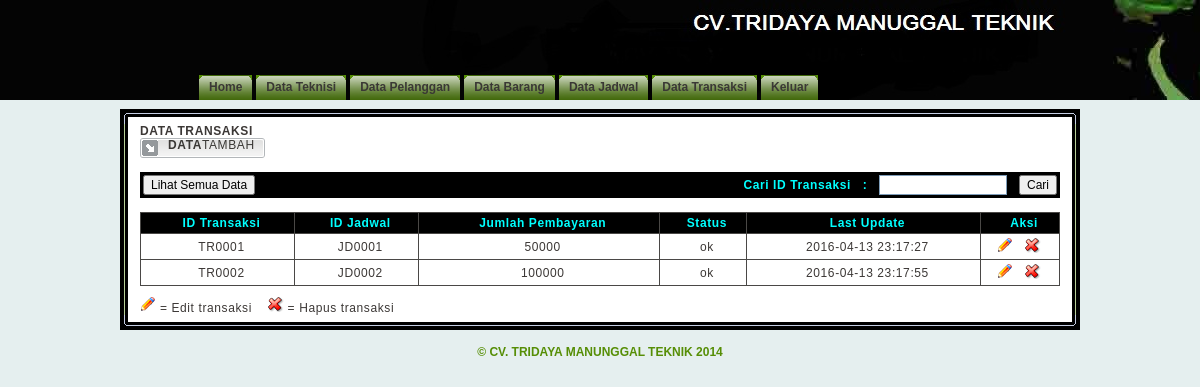
/admin.php?page=transaksi_mgr (signed in), run on an earlier commit of the app's database.
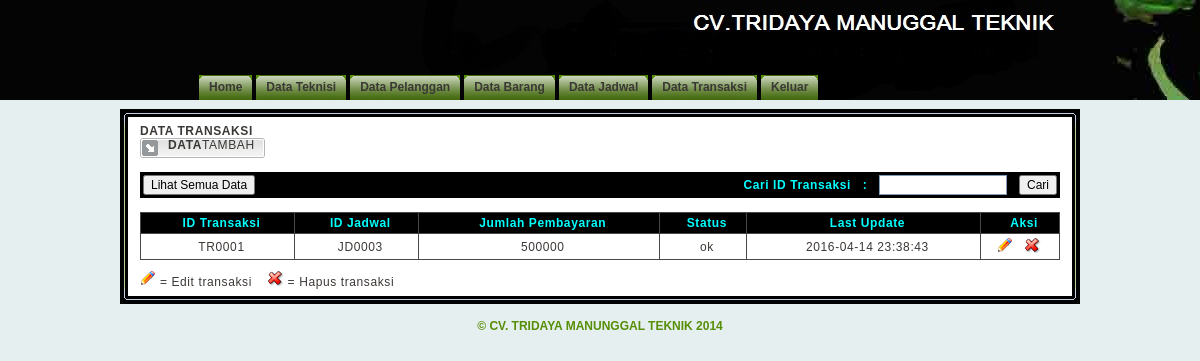
And on a later commit of the database.
### tables this page shows
CREATE TABLE `transaksi` (
  `id_transaksi` varchar(6) NOT NULL,
  `id_jadwal` varchar(6) DEFAULT NULL,
  `jum_pembayaran` double(15,0) DEFAULT NULL,
  `last_update` datetime DEFAULT '2016-04-04 00:00:00',
  PRIMARY KEY (`id_transaksi`)
);

CREATE TABLE `jadwal` (
  `id_jadwal` varchar(6) NOT NULL,
  `id_pelanggan` varchar(5) DEFAULT NULL,
  `id_teknisi` varchar(5) DEFAULT NULL,
  `tipe_pelayanan` varchar(45) DEFAULT NULL,
  `tanggal` date DEFAULT NULL,
  `id_barang` varchar(5) DEFAULT NULL,
  `status` varchar(20) NOT NULL DEFAULT '',
  `jam` varchar(10) DEFAULT NULL,
  `keterangan` varchar(255) DEFAULT NULL,
  PRIMARY KEY (`id_jadwal`)
);

### include/class.php (called while the page is built, shortened)
<?php
class User {
    function getListAccessPage(){
        return array(
            "admin" => array("teknisi", "pelanggan", "barang", "jadwal", "transaksi"),
            "manager" => array("teknisi", "pelanggan", "barang", "jadwal", "transaksi"),
            "teknisi" => array("teknisi")
        );
    }
}
class transaksi {
    function tampilTransaksi() {
        $query = mysql_query("SELECT a.*, b.status
                                FROM transaksi a
                                JOIN jadwal b ON a.`id_jadwal` = b.`id_jadwal`;");
        while ($row = mysql_fetch_array($query))
            $data[] = $row;
        return $data;
    }
}
?>

### transaksi_mgr.php (the view, shortened to what this page needs)
<?php
include_once 'include/class.php';
$nsb = new transaksi();
?>
<b>DATA TRANSAKSI</b>
<div class="subnav">
    <table border="0" cellspacing="0" cellpadding="0">
        <tr>
            <td><img src="images/tabdata01.gif" /></td>
            <td class="tabsubnav">
                <b>DATA</b><a href="?page=transaksi_add">TAMBAH</a>
            </td>
            <td><img src="images/tabdata03.gif" /></td>
        </tr>
    </table>
</div><br />
<table class="tabholder"  border="0" cellspacing="0" cellpadding="3">
    <tr class="tabhead">
        <td width="40%">
            <form method="post" action="?page=transaksi_mgr" onsubmit="if (this.q.value)
                        return true;
                    else
                        return false;">
                <input name="sb" type="submit" class="button" value="Lihat Semua Data">
            </form>
        </td>
        <td width="60%" align="right">
            <form method="post" action="?page=transaksi_mgr" onsubmit="if (this.q.value)
                        return true;
                    else
                        return false;">
                <input type="hidden" name="do" value="find" /><b>Cari ID Transaksi &nbsp; : &nbsp;</b>
                <input class="tfield"  type="text" name="q" title="Masukkan kata kunci pencarian." />&nbsp;&nbsp;
                <input name="submit" type="submit" class="button" value="Cari" />
            </form>
        </td>
    </tr>
</table>
<br>
<table class="tabholder" border="0" cellspacing="1" cellpadding="0">
    <tr class="tabhead">
        <td align="center" class="tabtxt">ID Transaksi</td>
        <td align="center" class="tabtxt">ID Jadwal</td>
        <td align="center" class="tabtxt">Jumlah Pembayaran</td>
        <td align="center" class="tabtxt">Status</td>
        <td align="center" class="tabtxt">Last Update</td>
        <td align="center" width="70" class="tabtxt">Aksi</td>
    </tr>
    <?php
    $arraytransaksi = $nsb->tampilTransaksi();
    if (count($arraytransaksi)) {
        foreach ($arraytransaksi as $data) {
            ?>
            <tr class="tabcont">
                <td class="tabtxt" align="center"><?php echo $data['id_transaksi'] ?></td>
                <td class="tabtxt" align="center"><?php echo $data['id_jadwal']; ?></td>
                <td class="tabtxt" align="center"><?php echo $data['jum_pembayaran']; ?></td>
                <td class="tabtxt" align="center"><?php echo $data['status']; ?></td>
                <td class="tabtxt" align="center"><?php echo $data['last_update']; ?></td>
                <td align="left">
                    <div class="tabtxt imghref">
                        <span class="dashnav">&nbsp;</span>
                        <a href="?page=transaksi_edit&aksi=edit&id_transaksi=<?php echo $data['id_transaksi']; ?>">
                            <img src="images/ico_edit.gif" class="ico" border="0" title="Edit" />
                        </a>
                        <span class="dashnav">&nbsp;</span>
                        <a href="?page=transaksi_edit&aksi=hapus&id_transaksi=<?php echo $data['id_transaksi']; ?>">
                            <img src="images/ico_del.gif" class="ico" border="0" title="Hapus" onClick="return confirm('Apakah Anda Yakin?');"/>
                        </a>
                    </div>
                </td>
            </tr>
            <?php
        }
    } else {
        echo 'Transaksi Tidak Ada!';
    }
    ?>
</table>
<img src="images/ico_edit.gif" border="0" title="Edit" /> = Edit transaksi &nbsp;&nbsp;
<img src="images/ico_del.gif" border="0" title="Delete" /> = Hapus transaksi

### admin.php (shortened to what this page needs)
<?php
include_once 'include/class.php';
$user = new User();
$role = $_SESSION["hak_akses"];
$listAccess = $user->getListAccessPage()[$role];
?>
<!DOCTYPE html PUBLIC "-//W3C//DTD XHTML 1.0 Transitional//EN" "http://www.w3.org/TR/xhtml1/DTD/xhtml1-transitional.dtd">
<html xmlns="http://www.w3.org/1999/xhtml">
    <head>
            <link href="css/style2.css" rel="stylesheet" type="text/css">
                </head>
                <body>
                    <div id="pagehandler">
                        <div class="navpost">
                            <div id="navigate">
                                <?php include "menu.php"; ?>
                            </div>
                        </div>
                        <div class="rbox01">&nbsp;</div>
                        <div class="rbox02">
                            <?php include "isi.php"; ?>
                        </div>
                        <div class="rbox03">&nbsp;</div>
                        <div id="footer">
                            <b>&copy; CV. TRIDAYA MANUNGGAL TEKNIK 2014</b><br />
                        </div>
                    </div>
                </body>
                </html>

### menu.php (shortened to what this page needs)
<ul>
    <li><a href="?page=home">Home</a></li>
    <?php if(in_array("teknisi", $listAccess)){ ?>
    <li><a href="?page=teknisi_mgr">Data Teknisi</a></li>
    <?php } ?>
    <?php if(in_array("pelanggan", $listAccess)){ ?>
    <li><a href="?page=pelanggan_mgr">Data Pelanggan</a></li>
    <?php } ?>
    <?php if(in_array("barang", $listAccess)){ ?>
    <li><a href="?page=barang_mgr">Data Barang</a></li>
    <?php } ?>
    <?php if(in_array("jadwal", $listAccess)){ ?>
    <li><a href="?page=jadwal_mgr">Data Jadwal</a></li>
    <?php } ?>
    <?php if(in_array("transaksi", $listAccess)){ ?>
    <li><a href="?page=transaksi_mgr">Data Transaksi</a></li>
    <?php } ?>
    <li><a href="?page=logout">Keluar</a></li>
</ul>

### isi.php (shortened to what this page needs)
<?php
include_once 'include/class.php';
$page = htmlentities($_GET['page']);
$halaman = "$page.php";
if (!file_exists($halaman) || empty($page)) {
    include "home.php";
} else {
    include "$halaman";
}
?>

### css/style2.css (style rules this page uses)
html, body { margin: 0; padding: 0; background: #e5efef url(../images/header.jpg) top repeat-x; font: 12px Tahoma, Arial, "Trebuchet MS"; color: #3C3836; }
a { text-decoration: underline; color: #FF7E00; }
.tabsubnav { background-image: url(../images/tabdata02bg.gif); background-repeat: repeat-x; color: #3A3835; vertical-align: top; }
.tabsubnav a { text-decoration: none; color: #3A3835; }
#pagehandler { margin: 0 auto; width: 960px; }
.navpost { height: 26px; padding: 63px 0 20px 0; }
#navigate { height: 26px; margin: 0; padding: 0 0 0 60px; }
#navigate ul { margin: 0; padding: 5px 0 0 15px; list-style: none; }
#navigate li { float: left; background: url(../images/nav_left.gif) no-repeat left top; margin: 7px 0 0 4px; padding: 0 0 0 5px; }
#navigate a { display: block; background: url(../images/nav_right_2.gif) no-repeat right top; padding: 5px 10px 8px 5px; color: #3A3835; font-weight: bold; text-decoration: none; }
.rbox01 { background: url(../images/top_box.gif) top no-repeat; height: 15px; }
.rbox02 { background: url(../images/side_box.gif) repeat-y; padding: 0 20px 0 20px; line-height: 16px; letter-spacing: 0.05em; font: 12px Tahoma, Arial, "Trebuchet MS"; }
.rbox02 form { margin: 0; padding: 0; }
.tabholder { width: 100%; background: #4A4846; }
.tabhead { background-color: #000000; font-weight: bold; color: #0FF; }
.tabcont { background: #FFF; }
.tabtxt { padding: 3px 0 3px 8px; }
.tabtxt a { text-decoration: none; }
.rbox03 { background: url(../images/bottom_box.gif) bottom no-repeat; height: 15px; }
.tfield { background: #FFF; width: 120px; font-family: Tahoma, Arial, "Trebuchet MS"; font-size: 12px; font-weight: normal; padding: 2px 3px 2px 3px; border: 1px solid #7F9DB9; }
.button { font-size: 12px; }
#footer { height: 45px; text-align: center; padding: 15px 0 0; font-size: 12px; color: #568E06; }
html>body #navigate { margin: 0 0 30px 0; }

What changed in the data, as far as the page shows it:
removed transaksi: id_transaksi "TR0002", id_jadwal "JD0002", jum_pembayaran "100000", id_jadwal.status "ok", last_update "2016-04-13 23:17:55"
changed transaksi "TR0001": id_jadwal "JD0001" → "JD0003"; jum_pembayaran "50000" → "500000"; last_update "2016-04-13 23:17:27" → "2016-04-14 23:38:43"
